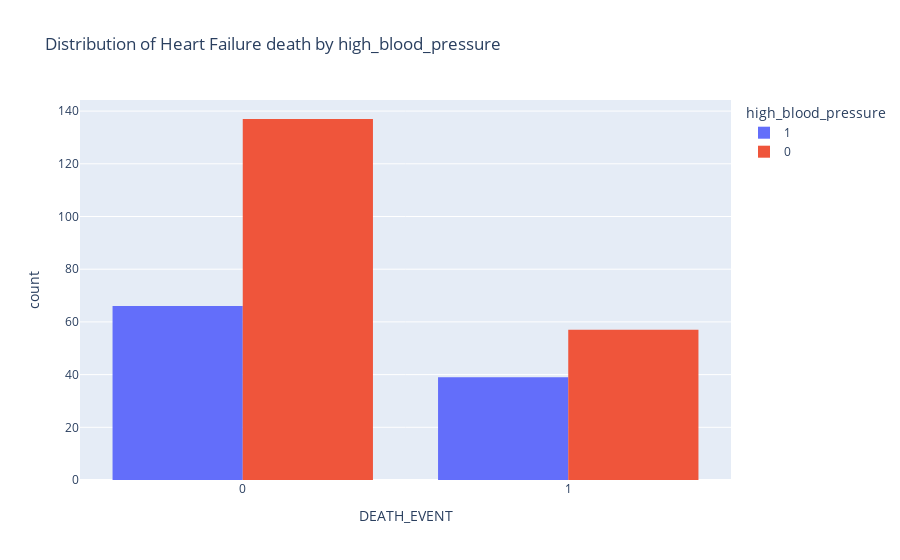

Notebook source saved alongside this figure:
### Code cell
fig = px.histogram(df, x="DEATH_EVENT", title="Distribution of Heart Failure death by high_blood_pressure ", color="high_blood_pressure", barmode='group', hover_data=df.columns)

fig.show()

### Figure 1 — Plotly figure (JSON) as saved in the notebook; plotly's stock layout.template omitted (floating-point values rounded to 4 significant figures; data arrays with more than 128 entries replaced by an {"elided": "..."} marker saying what was removed)
{"data": [{"alignmentgroup": "True", "bingroup": "x", "hovertemplate": "high_blood_pressure=1<br>DEATH_EVENT=%{x}<br>count=%{y}<extra></extra>", "legendgroup": "1", "marker": {"color": "#636efa", "pattern": {"shape": ""}}, "name": "1", "offsetgroup": "1", "orientation": "v", "showlegend": true, "type": "histogram", "x": [1, 1, 1, 1, 1, 1, 0, 1, 0, 1, 1, 1, 1, 1, 1, 1, 1, 1, 1, 1, 1, 0, 1, 1, 1, 1, 1, 1, 1, 1, 1, 1, 0, 0, 0, 0, 1, 0, 0, 0, 0, 0, 0, 0, 0, 0, 0, 1, 0, 0, 0, 0, 0, 0, 1, 0, 0, 0, 0, 0, 0, 1, 0, 1, 0, 0, 0, 0, 0, 1, 0, 0, 0, 1, 0, 0, 1, 0, 0, 0, 0, 0, 0, 0, 0, 1, 0, 0, 0, 1, 0, 0, 0, 0, 0, 0, 0, 0, 0, 0, 0, 0, 0, 0, 0], "xaxis": "x", "yaxis": "y"}, {"alignmentgroup": "True", "bingroup": "x", "hovertemplate": "high_blood_pressure=0<br>DEATH_EVENT=%{x}<br>count=%{y}<extra></extra>", "legendgroup": "0", "marker": {"color": "#EF553B", "pattern": {"shape": ""}}, "name": "0", "offsetgroup": "0", "orientation": "v", "showlegend": true, "type": "histogram", "x": {"elided": "194 int values"}, "xaxis": "x", "yaxis": "y"}], "layout": {"autosize": true, "barmode": "group", "legend": {"title": {"text": "high_blood_pressure"}, "tracegroupgap": 0}, "title": {"text": "Distribution of Heart Failure death by high_blood_pressure "}, "xaxis": {"anchor": "y", "autorange": true, "domain": [0, 1], "range": [-0.5, 1.5], "title": {"text": "DEATH_EVENT"}, "type": "linear"}, "yaxis": {"anchor": "x", "autorange": true, "domain": [0, 1], "range": [0, 144.2], "title": {"text": "count"}}}}
